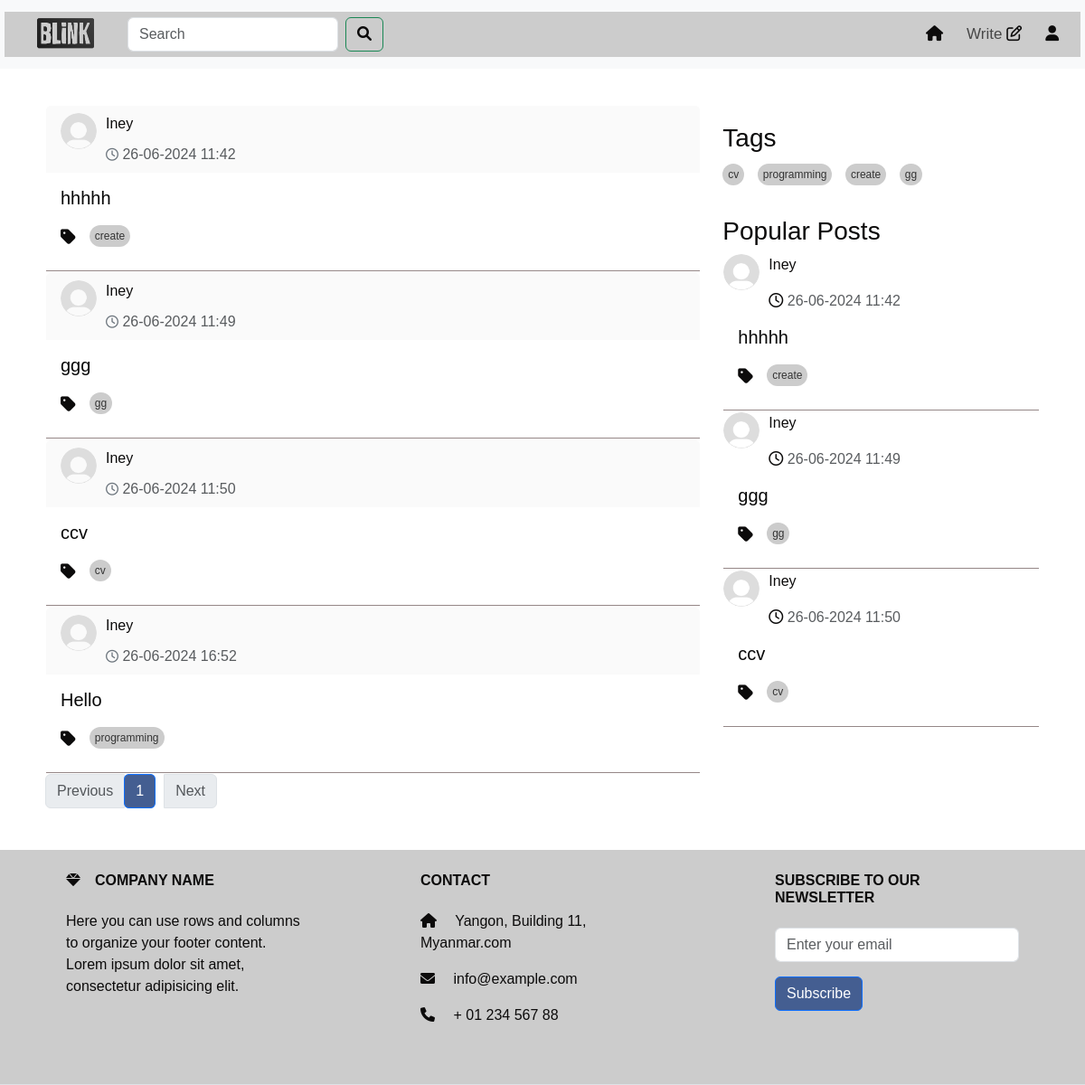
Screenshot of /home (signed in) with the database file from the repository.
### test.py (models this page shows, shortened)
class Post(db.Model):
    id = db.Column(db.Integer, primary_key=True)
    title = db.Column(db.Text())
    content = db.Column(db.Text())
    tag = db.Column(db.Text())
    user_id = db.Column(db.Integer, db.ForeignKey('user.id'), nullable=False)
    created_date = db.Column(db.DateTime,default=datetime.datetime.now)
    likes = db.Column(db.Integer, default=0)
    comments = db.relationship('Comment', backref='post',cascade="all, delete", lazy=True)

class User(UserMixin,db.Model):
    id = db.Column(db.Integer, primary_key=True)
    username = db.Column(db.String(50), unique=True)
    email =db.Column(db.String(50), unique=True)
    password = db.Column(db.String(100))
    bio = db.Column(db.String(50))
    profile_picture = db.Column(db.String(250))
    posts = db.relationship('Post', backref='author', lazy=True)
    comments = db.relationship('Comment', backref='author', lazy=True)

### test.py (the view)
@app.route('/home',methods=['GET', 'POST'])
def home(limit=3):
    post=Post()
    page = request.args.get('page', 1, type=int)
    per_page = 5  # Number of posts per page
    post = get_posts(page, per_page)  # Assuming you have a function to get paginated posts
    unique_tags = list(set(tag for tag, in Post.query.with_entities(Post.tag).distinct()))
    popular_posts = Post.query.order_by(Post.likes.desc()).limit(limit).all()
    forms=SearchForm()
    query = forms.search.data
    if forms.validate_on_submit():
         search_results = Post.query.filter(Post.title.ilike(f'%{query}%')).all()
         return render_template('search_results.html' ,post=post, search_results =search_results ,form = forms , tags=unique_tags ,popular_posts = popular_posts) # or what you wanto
    return render_template("home.html", post=post ,form=forms , tags=unique_tags ,popular_posts = popular_posts)

### test.py
class SearchForm(FlaskForm):
    search = StringField('Search ', validators=[DataRequired()])
    submit = SubmitField('Search')

### test.py (called while the page is built)
@login_manager.user_loader
def loader_user(user_id):
    return User.query.get(user_id)

def get_posts(page, per_page, tag=None):
    if tag:
        return Post.query.filter(Post.tag == tag).paginate(page=page, per_page=per_page, error_out=False)
    return Post.query.paginate(page=page, per_page=per_page, error_out=False)

### templates/home.html (shortened to what this page needs)
<!DOCTYPE html>
<html lang="en">
  <head>
    <link
      href="https://cdn.jsdelivr.net/npm/bootstrap@5.3.3/dist/css/bootstrap.min.css"
      rel="stylesheet"
    />
    <link
      href="https://cdnjs.cloudflare.com/ajax/libs/font-awesome/6.0.0-beta3/css/all.min.css"
      rel="stylesheet"
    />
    <link
      rel="stylesheet"
      href="https://cdnjs.cloudflare.com/ajax/libs/font-awesome/5.15.4/css/all.min.css"
    />
    <link
      href="https://cdnjs.cloudflare.com/ajax/libs/font-awesome/6.0.0-beta3/css/all.min.css"
      rel="stylesheet"
    />
    <link
      href="https://cdn.jsdelivr.net/npm/bootstrap@5.3.3/dist/css/bootstrap.min.css"
      rel="stylesheet"
    />
    <link
      href="https://cdnjs.cloudflare.com/ajax/libs/font-awesome/6.0.0-beta3/css/all.min.css"
      rel="stylesheet"
    />
    <link rel="stylesheet" href="/static/home.css" />
    <link rel="stylesheet" href="/static/topnav.css" />
  </head>
  <body>
    {% include 'topnav.html' %}
    <div class="container">
      <div class="row">
        <div class="col-sm-8">
          <div id="posts-container">
            {% for post in post.items %}
            <div class="card">
              <div
                class="card-header d-flex justify-content-between align-items-center"
              >
                <div class="profile-image">
                  <a
                    class="nav-link"
                    href="{{ url_for('profile',user_id=post.user_id) }}"
                    ><img
                      src="{{ url_for('static', filename='/photo/user_profile/'+post.author.profile_picture) }}"
                      width="60"
                      height="60"
                      alt=""
                  /></a>
                  <div style="width: 300px">
                    <p id="name">
                      <a
                        class="nav-link"
                        href="{{ url_for('profile',user_id=post.user_id) }}"
                        >{{post.author.username}}</a
                      >
                    </p>
                    <p class="text-muted mb-0">
                      <i class="fa-regular fa-clock"></i>
                      {{post.created_date.strftime('%d-%m-%Y %H:%M')}}
                    </p>
                  </div>
                </div>
              </div>
              <div class="card-body">
                <a
                  class="nav-link"
                  href="{{ url_for('full_post',post_id=post.id) }}"
                >
                  <h5 class="card-title">{{post.title}}</h5>
                  <div class="tags-container">
                    <ul class="list-group list-group-horizontal">
                      <i class="fas fa-tag"></i>
                      <a
                        href="{{ url_for('home_tag',tag=post.tag ) }}"
                        class="tag"
                        >{{post.tag}}
                      </a>
                    </ul>
                  </div>
                </a>
              </div>
              <div
                class="card-end"
                style="border-bottom: #958787 solid 1px"
              ></div>
            </div>
            {% endfor %}
          </div>
          <nav>
            <ul class="pagination">
              <li
                class="page-item {% if not post.has_prev %}disabled{% endif %}"
              >
                {% if post.has_prev %}
                <a class="page-link" href="?page={{ post.prev_num }}"
                  >Previous</a
                >
                {% else %}
                <span class="page-link">Previous</span>
                {% endif %}
              </li>
              {% for page_num in post.iter_pages() %} {% if page_num %}
              <li
                class="page-item {% if post.page == page_num %}active{% endif %}"
              >
                <a
                  class="page-link"
                  href="?page={{ page_num }}"
                  style="background-color: #445e91"
                  >{{ page_num }}</a
                >
              </li>
              {% else %}
              <li class="page-item disabled">
                <span class="page-link">...</span>
              </li>
              {% endif %} {% endfor %}
              <li
                class="page-item {% if not post.has_next %}disabled{% endif %}"
              >
                {% if post.has_next %}
                <a class="page-link" href="?page={{ post.next_num }}">Next</a>
                {% else %}
                <span class="page-link">Next</span>
                {% endif %}
              </li>
            </ul>
          </nav>
        </div>
        {% include 'sidenav.html' %}
      </div>
    </div>
    {% include 'footer.html' %}
  </body>
</html>

### templates/sidenav.html (shortened to what this page needs)
<!DOCTYPE html>
<html lang="en">
  <head>
    <link
      href="https://cdn.jsdelivr.net/npm/bootstrap@5.3.3/dist/css/bootstrap.min.css"
      rel="stylesheet"
    />
    <link
      href="https://cdnjs.cloudflare.com/ajax/libs/font-awesome/6.0.0-beta3/css/all.min.css"
      rel="stylesheet"
    />
    <link
      rel="stylesheet"
      href="https://cdnjs.cloudflare.com/ajax/libs/font-awesome/5.15.4/css/all.min.css"
    />
    <link
      href="https://cdnjs.cloudflare.com/ajax/libs/font-awesome/6.0.0-beta3/css/all.min.css"
      rel="stylesheet"
    />
    <link rel="stylesheet" href="/static/home.css" />
  </head>
  <body>
    <div class="col-sm-4" id="right-column">
      <div class="tags-section">
        <h3>Tags</h3>
        <div class="tags-container">
          {% if tags %} {% for tag in tags %}
          <a href="{{ url_for('home_tag',tag=tag ) }}" class="tag">{{ tag }}</a>
          {% endfor %} {% else %}
          <p>No tags available</p>
          {% endif %}
        </div>
      </div>
      <div class="mt-4">
        <h3>Popular Posts</h3>
        {% for popular_post in popular_posts %}
        <div class="card">
          <div>
            <div class="profile-image">
              <a
                class="nav-link"
                href="{{ url_for('profile',user_id=popular_post.user_id) }}"
                ><img
                  src="{{ url_for('static', filename='/photo/user_profile/'+popular_post.author.profile_picture) }}"
                  width="60"
                  height="60"
                  alt=""
              /></a>
              <div style="width: 300px">
                <p id="name">
                  <a
                    class="nav-link"
                    href="{{ url_for('profile',user_id=popular_post.user_id) }}"
                    >{{popular_post.author.username}}</a
                  >
                </p>
                <p class="text-muted mb-0">
                  <i class="fa-regular fa-clock"></i>
                  {{popular_post.created_date.strftime('%d-%m-%Y %H:%M')}}
                </p>
              </div>
            </div>
          </div>
          <div class="card-body">
            <a
              class="nav-link"
              href="{{ url_for('full_post',post_id=popular_post.id) }}"
            >
              <h5 class="card-title" id="popular">{{popular_post.title}}</h5>
              <div class="tags-container">
                <ul class="list-group list-group-horizontal">
                  <i class="fas fa-tag"></i>
                  <a href="{{ url_for('home_tag',tag=post.tag ) }}" class="tag"
                    >{{popular_post.tag}}</a
                  >
                </ul>
              </div>
            </a>
          </div>
          <div class="card-end" style="border-bottom: #958787 solid 1px"></div>
        </div>
        {% endfor %}
      </div>
    </div>
  </body>
</html>

### static/home.css (style rules this page uses)
* { color: #0c0b0b; font-family: sans-serif; margin: 0; padding: 0; box-sizing: border-box; }
.container { background: #fff; padding: 20px; margin-top: 20px; z-index: 1; }
.card { color: #070707; border-color: #ffffff; background-color: #ffffff; }
.card-header { padding: 10px; background-color: #fafafa; border-bottom: 1px solid #ccc; display: flex; align-items: center; border-bottom: none !important; }
.card-header { display: flex; flex-direction: row; justify-content: space-between; align-items: center; padding: 0.5rem 1rem; }
.profile-image { margin-right: 10px; }
.profile-image img { border-radius: 50%; width: 40px; height: 40px; }
.card-header p { margin: 0; }
.card-header i { margin: 0; font-size: 14px; color: #6c757d; }
.card-body { background-color: #ffffff; }
.profile-image { float: left; display: flex; justify-content: center; margin-right: 1rem; }
.profile-image img { border-radius: 50%; }
#right-column { position: -webkit-sticky; position: sticky; top: 0; height: 100vh; overflow-y: auto; padding-top: 20px; }
ul { display: flex; }
#right-column { position: -webkit-sticky; position: sticky; top: 0; height: 100vh; overflow-y: hidden; padding-top: 20px; z-index: 1; }
.tags-container { margin-top: 10px; }
.fa-tag { font-size: 1.2em; margin-right: 5px; vertical-align: middle; }
.tags-container .tag { background-color: #ccc; color: #333; padding: 3px 6px; margin-right: 10px; border-radius: 20px; text-decoration: none; font-size: 12px; display: inline-block; }

### static/topnav.css (style rules this page uses)
* { color: #0c0b0b; font-family: sans-serif; margin: 0; padding: 0; box-sizing: border-box; }
.container { background: #fff; padding: 20px; margin-top: 20px; z-index: 1; }
.d-flex { padding-left: 20px; background-color: #ccc; }
.row a { border-radius: 15%; margin-bottom: 10px; margin-right: 10px; }

### rows the page displays
Post: profile_picture (placeholder picture), author.username "Iney", created_date "26-06-2024 11:42", title "hhhhh", tag "create"
Post: profile_picture (placeholder picture), author.username "Iney", created_date "26-06-2024 11:49", title "ggg", tag "gg"
Post: profile_picture (placeholder picture), author.username "Iney", created_date "26-06-2024 11:50", title "ccv", tag "cv"
Post: profile_picture (placeholder picture), author.username "Iney", created_date "26-06-2024 16:52", title "Hello", tag "programming"

### other values shown
{{ page_num }} "1"
{{ tag }} "cv" "programming" "create" "gg"
